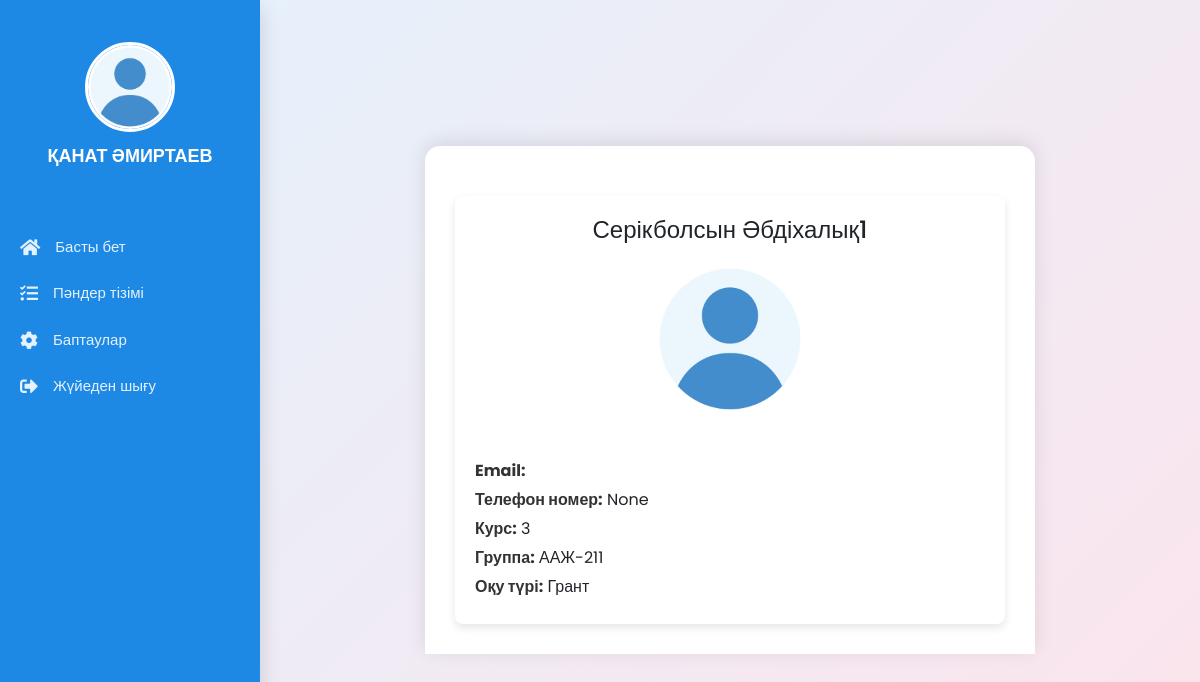
The app's page /user/7/ (signed in) with its own data.
### main/models.py (models this page shows, shortened)
class CustomUser(AbstractUser):
    is_student = models.BooleanField(default=False)
    is_teacher = models.BooleanField(default=False)
    rate = models.DecimalField(
        max_digits=3,
        decimal_places=2,
        choices=[
            (1.00, 'Толық'),
            (0.50, '0.5'),
            (0.25, '0.25')
        ],
        default=1.00,
        blank=True,
        null=True,
        verbose_name='Ставка'
    )
    img = models.ImageField('foto', upload_to="profile/", blank=True, null=True)
    data = models.DateField('tygan kyn', blank=True, null=True)
    about_me  = models.TextField('ozim jaily', blank=True, null=True)
    email = models.EmailField('email', blank=True, null=True, )
    telefon = models.CharField('telefon', blank=True, null=True, max_length=20)
    addres1 = models.CharField('meken-jai-1', blank=True, null=True, max_length=100)
    addres2 = models.CharField('meken-jai-2', blank=True, null=True, max_length=100)
    ana = models.CharField('anasy aty', blank=True, null=True, max_length=100)
    ana_nomer = models.CharField('ana_telefon', blank=True, null=True, max_length=20)
    ake = models.CharField('akesy aty', blank=True, null=True, max_length=100)
    ake_nomer = models.CharField('ake_telefon', blank=True, null=True, max_length=20)
    kyrs = models.ForeignKey(Kyrs, on_delete=models.CASCADE, verbose_name='kyrs', blank=True, null=True )
    toby = models.ForeignKey(Toby, on_delete=models.CASCADE, verbose_name='toby', blank=True, null=True)
    oku_tury = models.ForeignKey(Oky_tury, on_delete=models.CASCADE, verbose_name='oky_tury', blank=True, null=True)
    dareje = models.ForeignKey(Dareje, on_delete=models.CASCADE, verbose_name='dareje', blank=True, null=True)
    kyzmet = models.ForeignKey(Kyzmet, on_delete=models.CASCADE, verbose_name='kyzmet', blank=True, null=True)
    sabak = models.ManyToManyField(Kyrs, verbose_name='sabak', related_name='custom_user_sabaks')
    user_permissions = models.ManyToManyField(
        Permission,
        verbose_name=_('user permissions'),
        blank=True,
        related_name='customuser_permissions',
        related_query_name='customuser_permission',
    )
    groups = models.ManyToManyField(
        Group,
        verbose_name=_('groups'),
        blank=True,
        related_name='customuser_groups',
        related_query_name='customuser_group',
    )

class Kyrs(models.Model):
    name = models.CharField(verbose_name='name', max_length=100)
    def __str__(self):
        return self.name

class Toby(models.Model):
    name = models.CharField(verbose_name='name', max_length=100)
    def __str__(self):
        return self.name

class Oky_tury(models.Model):
    name = models.CharField(verbose_name='name', max_length=100)
    def __str__(self):
        return self.name

### main/views.py (the view)
# urls.py: path('user/<int:user_id>/', views.user, name='user'),
def user(request, user_id):
    user = get_object_or_404(CustomUser, id=user_id)
    kurator = Toby_kurator.objects.filter(kurator=request.user, group = user.toby)
    return render(request, 'main/user.html', {'users': user,'kurator' : kurator})

### main/templates/main/user.html (shortened to what this page needs)
{% extends 'main/profile.html' %}
{% load static %}
{% block link %}<link rel="stylesheet" href="https://stackpath.bootstrapcdn.com/bootstrap/4.5.2/css/bootstrap.min.css">
{% endblock link %}
{% block main %}
     <section class="main-course1">
             <div class="profile-container">
        <h1>{{ users.first_name }} {{ users.last_name }}</h1>
        {% if users.img %}
        <img src="{{ users.img.url }}" alt="{{ users.first_name }} {{ users.last_name }}">
        {% else %}
        <img src="{% static 'img/images.png' %}" alt="Default Image">
        {% endif %}
        <p><strong>Email:</strong> {{ users.email }}</p>
        <p><strong>Телефон номер:</strong> {{ users.telefon }}</p>
        {% if users.is_student == True %}
            <p><strong>Курс:</strong> {{ users.kyrs }}</p>
            <p><strong>Группа:</strong> {{ users.toby }}</p>
            <p><strong>Оқу түрі:</strong> {{ users.oku_tury }}</p>
        {% elif users.is_teacher == True %}
            <p><strong>Дәрежесі:</strong> {{ users.dareje }}</p>
            <p><strong>Қызметі:</strong> {{ users.kyzmet }}</p>
            <p><strong>Мен жайлы:</strong> {{ users.about_me }}</p>
        {% endif %}
    </div>
          </section>
{% endblock main %}

### main/templates/main/profile.html (shortened to what this page needs)
<span style="font-family: verdana, geneva, sans-serif;"><!DOCTYPE html>
{% load static %}
    <html lang="en">
    <head>
      <link rel="stylesheet" href="{% static 'css/style-index1.css' %}">
      {% block link %}{% endblock link %}
      <link rel="stylesheet" href="https://cdnjs.cloudflare.com/ajax/libs/font-awesome/5.15.4/css/all.min.css"/>
    </head>
    <body>
      <div class="container1">
        <nav class="nav1">
          <ul>
            <li>
                <a href="{% url 'user'  user.id %}" class="logo">
                    {% if user.img %}
                        <img src="{{ user.img.url }}" alt="{{ user.first_name }} {{ user.last_name }}">
                    {% else %}
                        <img src="{% static 'img/images.png' %}" alt="Default Image">
                    {% endif %}
                    <span class="nav-item">{{ user.first_name }} {{ user.last_name }}</span>
                    <br>
                </a>
            </li>
            <li><a href="{% url 'profile' %}" class="{% if request.path == '/profile/' %}active1{% endif %}" >
              <i class="fas fa-home"></i>
              <span class="nav-item1 ">Басты бет</span>
            </a></li>
              {% if user.is_teacher == True %}
            <li><a href="{% url 'lek_pr' %}" class="{% if request.path == '/lek_pr/' %}active1{% endif %}">
              <i class="fas fa-tasks"></i>
              <span class="nav-item1">Пәндер тізімі</span>
            </a></li>
              {% elif user.is_student == True  %}
            <li><a href="{% url 'student_sabak' %}" class="{% if request.path == '/student_sabak/' %}active1{% endif %}">
              <i class="fas fa-tasks"></i>
              <span class="nav-item1">Пәндер тізімі</span>
            </a></li>
              {% endif %}
            <li><a href="{% url 'profile_update' %}" class="{% if request.path == '/profile_update/' %}active1{% endif %}">
              <i class="fas fa-cog"></i>
              <span class="nav-item1">Баптаулар</span>
            </a></li>
            <li><a href="{% url 'logout' %}" class=""  class="logout">
              <i class="fas fa-sign-out-alt"></i>
              <span class="nav-item1">Жүйеден шығу</span>
            </a></li>
          </ul>
        </nav>
        <section class="main1">
    {% block main %}{% endblock main %}
</section>
      </div>
    </body>
    </html></span>

### static/css/style-index1.css (style rules this page uses)
* { margin: 0; padding: 0; outline: none; border: none; text-decoration: none; box-sizing: border-box; font-family: "Poppins", sans-serif; }
body { background: linear-gradient(135deg, #e3f2fd, #fce4ec); color: #333; }
.container1 { display: flex; }
.nav1 { position: fixed; top: 0; bottom: 0; height: 100vh; left: 0; background: #1e88e5; width: 260px; overflow: hidden; box-shadow: 0 8px 20px rgba(0, 0, 0, 0.15); }
.logo { display: flex; flex-direction: column; align-items: center; margin-top: 30px; margin-bottom: 20px; text-align: center; }
.logo img { width: 90px; height: 90px; border-radius: 50%; border: 3px solid #fff; }
.logo span { font-weight: 600; font-size: 18px; color: #fff; margin-top: 10px; text-transform: uppercase; }
.nav1 ul { margin-top: 20px; list-style: none; padding-left: 0; }
.nav1 ul li a { display: flex; align-items: center; padding: 12px 20px; font-size: 15px; color: #e3f2fd; transition: background 0.3s ease; border-radius: 8px; }
.nav1 .fas { font-size: 18px; margin-right: 15px; }
.nav-item1 { flex: 1; }
.main1 { width: calc(100% - 260px); padding: 30px; margin-left: 260px; background: #fff; border-radius: 15px 15px 0 0; box-shadow: 0 -4px 20px rgba(0, 0, 0, 0.1); }
.main-course1 { margin-top: 20px; }

### main/templates/main/user.html (style rules this page uses)
body { font-family: Arial, sans-serif; background-color: #f4f4f9; margin: 0; padding: 0; display: flex; justify-content: center; align-items: center; height: 100vh; }
.profile-container { background-color: #ffffff; padding: 20px; border-radius: 8px; box-shadow: 0 4px 8px rgba(0, 0, 0, 0.1); width: 550px; text-align: center; margin: 0 auto; }
.profile-container h1 { font-size: 24px; margin-bottom: 20px; }
.profile-container img { width: 150px; height: 150px; border-radius: 50%; object-fit: cover; margin-bottom: 40px; }
.profile-container p { font-size: 16px; margin: 5px 0; text-align: left; }
.profile-container p strong { color: #333; }

### records on screen
CustomUser: first_name "ҚАНАТ", last_name "ӘМИРТАЕВ"
CustomUser: first_name "Серікболсын", last_name "Әбдіхалық1", telefon "None", kyrs "3", toby "ААЖ-211", oku_tury "Грант"
